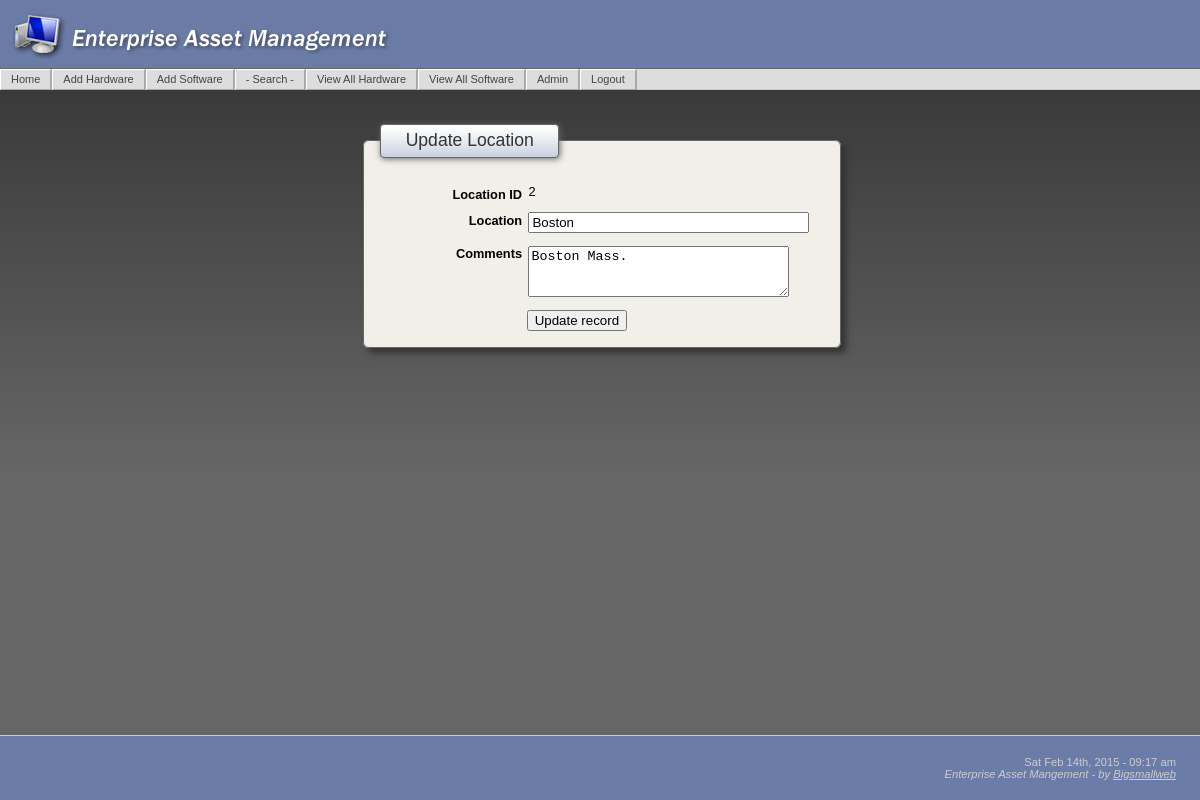
The page /LocationUpdate.php?recordID=2 (signed in) on the database its author committed.
### tables this page shows
CREATE TABLE IF NOT EXISTS `location` (
  `location` varchar(50) NOT NULL default '',
  `id` int(11) NOT NULL auto_increment,
  `comments` text,
  PRIMARY KEY  (`id`)
);

### LocationUpdate.php (the view, shortened to what this page needs)
<?php require_once('Connections/eam.php'); ?>
<?php
$editFormAction = $_SERVER['PHP_SELF'];
if (isset($_SERVER['QUERY_STRING'])) {
  $editFormAction .= "?" . htmlentities($_SERVER['QUERY_STRING']);
}
$colname_rsLocationList = "-1";
if (isset($_GET['recordID'])) {
  $colname_rsLocationList = (get_magic_quotes_gpc()) ? $_GET['recordID'] : addslashes($_GET['recordID']);
}
$query_rsLocationList = sprintf("SELECT * FROM location WHERE id = %s", $colname_rsLocationList);
$rsLocationList = mysql_query($query_rsLocationList, $eam) or die(mysql_error());
$row_rsLocationList = mysql_fetch_assoc($rsLocationList);
 ?>
<?php include('includes/header.php'); ?>
    <form method="post" name="form1" action="<?php echo $editFormAction; ?>">
      <fieldset>
      <legend>Update Location</legend>
      <p>
        <label for="Vendor ID">Location ID</label>
        <?php echo $row_rsLocationList['id']; ?></p>
      <p>
        <label for="Vendor">Location</label>
        <input type="text" name="location" value="<?php echo $row_rsLocationList['location']; ?>" size="32">
      </p>
      <p>
        <label for="Comments">Comments</label>
        <textarea name="comments" cols="30" rows="3"><?php echo $row_rsLocationList['comments']; ?></textarea>
      </p>
      <p class="submit">
        <input type="submit" value="Update record">
      </p>
      </fieldset>
    </form>
    <?php include('includes/footer.php'); ?>

### includes/eam_main.css (style rules this page uses)
html, body { font-family: Verdana, Arial, Helvetica, sans-serif; background:url(../images/bkgd.jpg); background-repeat:repeat-x; background-position:top; background-color: #666; margin:0; text-align: center; color: #000000; font-size:100%; height:100% }
p, td { font-size:80%; }
form { margin:0; padding:0; }
fieldset { margin:0 auto; margin-top:10px; margin-bottom:10px; padding: 1em; font:100%/1 arial; border: 1px solid #666; border-radius: 6px; -moz-border-radius: 6px; box-shadow: 5px 5px 6px #333; width:444px; clear: both; background-color: #F2EFE9; }
legend { padding: 0.4em 1.4em; border:1px solid #666; border-radius: 4px; -moz-border-radius: 4px; box-shadow: 1px 1px 6px #666; color:#333; font-size:110%; text-align:left; background: #FFF; background-image:url(../images/titleBk.gif); font-family: "Trebuchet MS", Verdana, Arial, Helvetica, sans-serif; }
label { float:left; width:32%; margin-right:0.5em; padding-top:0.2em; text-align:right; font-weight:bold; display: block; font-size:100%; }
.submit { padding:0; margin:0; }
.submit input { margin-left: 11.0em; }

### rows shown on the page
location: id "2", location "Boston", comments "Boston Mass."
